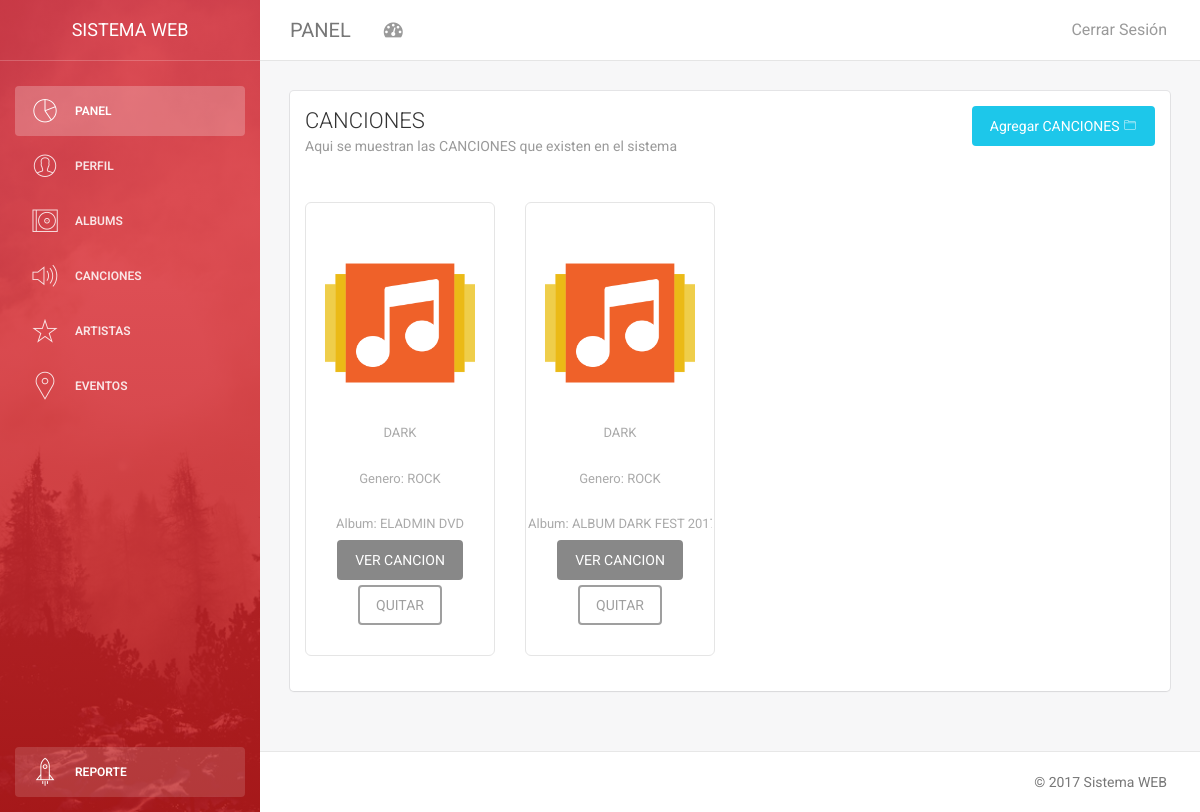
Page /adminpanel/canciones.php (signed in) on the committed database.
### tables this page shows
CREATE TABLE `cancion` (
  `idcancion` int(11) NOT NULL,
  `idalbum` int(11) NOT NULL,
  `nombre` varchar(50) NOT NULL,
  `genero` varchar(20) NOT NULL,
  `portada` varchar(200) NOT NULL,
  `mp3` varchar(200) NOT NULL,
  `mp4` varchar(200) NOT NULL
);

CREATE TABLE `album` (
  `idalbum` int(11) NOT NULL,
  `nombrealbum` varchar(50) NOT NULL,
  `anio` varchar(4) NOT NULL,
  `valor` double NOT NULL,
  `iddisquera` int(11) NOT NULL,
  `idartista` int(11) NOT NULL,
  `portada` varchar(100) NOT NULL DEFAULT 'img/compositor.jpg'
);

### adminpanel/canciones.php (the view, shortened to what this page needs)
<?php
   include('../session.php');
?>
<!Doctype html>
<html lang="es">
<head>
    <?php
   include('beforescripts.php');
    ?>
</head>
<body>
<div class="wrapper">
   <?php
   include('sidebar.php');
    ?>
    <div class="main-panel">
        <?php
            include('navigation.php');
        ?>
        <div class="content">
            <div class="container-fluid">
                <div class="row">
                    <div class="col-md-12">
                        <div class="card">
                            <div class="header">
                              <form action="agregar_cancion.php">
                                   <button type="submit" class="btn btn-info btn-fill pull-right">Agregar CANCIONES <i class="pe-7s-folder"></i></button>
                                </form>
                                <h4 class="title">CANCIONES</h4>
                                <p class="category">Aqui se muestran las CANCIONES que existen en el sistema</p>
                            </div>
                              <?php
        $sql = "SELECT c.idcancion,a.nombrealbum,c.nombre,c.genero,c.portada from cancion c inner join album a on a.idalbum=c.idalbum";
        $results = $db->query($sql);
     ?>
                            <div class="content table-responsive table-full-width">
                                <div class="content all-icons">
                                <div class="row">
                                      <?php
                                        while($rows=$results->fetch_row())
                                        {
                                           echo "<div class='font-icon-list col-lg-3 col-md-3 col-sm-4 col-xs-6 col-xs-6'>";
                                            echo "<div class='font-icon-detail'>";
                                            echo "<img src=http://localhost/".$rows[4]." width='150px'>";
                                            echo "<input type='text' readonly value=".$rows[2].">";
                                            echo "<input type='text' readonly value='Genero: ".$rows[3]."'>";
                                            echo "<input type='text' readonly value='Album: ".$rows[1]."'>";
                                            echo "<a href='ver_cancion.php?idcancion=".$rows[0]."' class='btn help-block btn-fill'>VER CANCION </a>
                                            <button type='button' class='btn help-block'>QUITAR</button>";
                                            echo " </div>";
                                            echo "</div>";
                                        }
                                        ?>
                                </div>
                            </div>
                            </div>
                        </div>
                    </div>
                </div>
            </div>
        </div>
        <?php
   include('footer.php');
?>
    </div>
</div>
</body>
</html>

### adminpanel/assets/css/demo.css (style rules this page uses)
.all-icons input { border: 0; }
.all-icons .font-icon-detail { text-align: center; padding: 45px 0px 30px; border: 1px solid #e5e5e5; border-radius: 6px; margin: 15px 0; }
.all-icons .font-icon-detail input { margin: 25px auto 0; width: 100%; text-align: center; display: block; color: #aaa; font-size: 13px; }

### rows in the picture
cancion: portada (picture), genero "Genero: ROCK", nombrealbum "Album: ELADMIN DVD"
cancion: portada (picture), genero "Genero: ROCK", nombrealbum "Album: ALBUM DARK FEST 2017"
